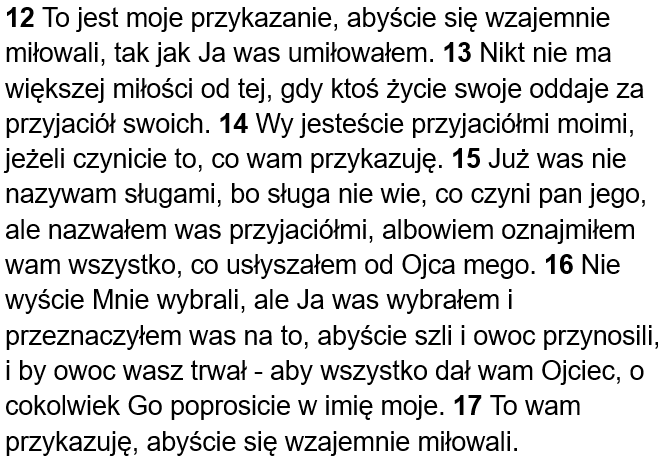
#> input picture utils/tests/arial/J1512.png, 665 x 458 px, given in place of lower_a.png, which was not available
$ python ex2.py
#> lines starting #> are read from the running program, lines starting #| are printed output that depends on the picture; pictures that were not available may be replaced by others from this repository, and a replacement may not be noted
### src/main.py
import cv2 as cv
import numpy as np
import numpy.fft as npfft
class Char:
  """
  A class that represents a character

  Attributes
  ----------
  name: str
    name of the corresponding file in /utils/chars/{fontname}/
  path: str
    path to said file
  pixel_pattern: list[list[int]]
    values of pixels in the image
  locations: list[list[int, int, float]]
    coordinates and score of found pattern
  threshold: float
    threshold under it can be said pattern was found

  Methods
  -------
  find_locations(self, data_path, rotate)
    prepares self.locations

  draw(self, data_path, new_window = False)
    saves image of found locations to /utils/found_locations, can be shown in a pop-up window
  """
  def __init__(self, name, path, threshold, rep):
    self.name = name
    self.rep = rep
    self.pixel_pattern = image_to_array(path)
    self.locations = []
    self.threshold = threshold
  def __repr__(self):
    return self.rep
  def find_locations(self, data_path, rotate):
    """
    Loads data image and then uses DFT to assign found locations of a character

    Args:
      data_path (str): path to an image
      rotate (float): how much should the image be rotated
    Returns:
      out (list[list[int, int, float]]]): coordinates and score of found pattern
    """
    data_pixels = image_to_array(data_path, rotate)
    pattern_shape = self.pixel_pattern.shape
    pattern_pixels = pad_pattern(data_pixels.shape, self.pixel_pattern)

    fft_data = npfft.fft2(data_pixels)
    fft_pattern = npfft.fft2(np.flipud(np.fliplr(pattern_pixels)))

    result = npfft.ifft2(fft_data * fft_pattern).real
    matches = np.where(result/np.max(result) >= self.threshold)

    pairs = tuple(zip(*matches))
    h, w = data_pixels.shape
    for y, x in pairs:
      x_center = x + int(pattern_shape[1] / 2)
      y_center = y + int(pattern_shape[0] / 2)
      if 0 <= y_center < h and 0 <= x_center < w:
          self.locations.append((x_center, y_center, result[y][x]))

  def draw(self, data_path, new_window = False):
    image = cv.imread(data_path)
    for x, y, _ in self.locations:
      image = cv.circle(image, (x, y), radius=3, color=(0, 0, 255), thickness=-1)
    cv.imwrite("utils/found_locations/" + self.name + ".png", image)
    if new_window:
      cv.imshow("utils/found_locations/" + self.name + ".png", image)
      cv.waitKey(0)
      cv.destroyWindow("utils/found_locations/" + self.name + ".png")


def image_to_array(path, rotate=0, shift = True):
  """
  Make a grayscale array from the path to an image

  Args:
    path (str): path to an image
    shift (bool): should colors be inverted
  Returns:
    out (list[list[int]]): a 2D array that contains grayscale value of each pixel
  """

  img = cv.imread(path, cv.IMREAD_GRAYSCALE)

  #noise removal
  img = cv.adaptiveThreshold(img, 255, cv.ADAPTIVE_THRESH_GAUSSIAN_C,
                            cv.THRESH_BINARY, blockSize=11, C=2)

  #background to black
  if shift:
      img = 255 - img

  img = img.astype(np.float64)

  #rotation
  if rotate != 0:
      angle = np.degrees(rotate)
      h, w = img.shape
      center = (w // 2, h // 2)
      rot_matrix = cv.getRotationMatrix2D(center, angle, 1.0)
      img = cv.warpAffine(img, rot_matrix, (w, h), flags=cv.INTER_LINEAR, borderValue=255)

  return img

def pad_pattern(shape, pattern):
  """
  Add 0 padding to pattern array to match shape of data

  Args:
    shape (tuple[int, int]): shape of data
    pattern (list[list[int]]): a 2D array that contains grayscale value of each pixel in pattern
  Returns:
    out (list[list[int]]): a 2D array that contains grayscale value of each pixel
  """
  ph, pw = pattern.shape
  sh, sw = shape

  # Resize pattern if it's too large
  if ph > sh or pw > sw:
      scale_y = min(1.0, sh / ph)
      scale_x = min(1.0, sw / pw)
      scale = min(scale_y, scale_x)
      new_size = (int(pw * scale), int(ph * scale))
      pattern = cv.resize(pattern, new_size, interpolation=cv.INTER_AREA)
      ph, pw = pattern.shape

  result = np.zeros(shape)
  result[:ph, :pw] = pattern
  return result

# [8 lines left out: function count_chars, not called in this run]

def main(path, fontname="arial", chars = ["lower", "special"], rotate = 0):
  def init_chars(path = path, chars = chars, rotate = rotate):
    """
    Prepare an array of class Char elements

    Args:

    Returns:
      out (list[Char]): an array of class Char elements with found locations ready
    """
    lower_chars = {
      'lower_a': (0.9, "a"),
      'lower_b': (0.9, "b"),
      'lower_c': (0.85, "c"),
      'lower_d': (0.9, "d"),
      'lower_e': (0.8, "e"),
      'lower_f': (0.9, "f"),
      'lower_g': (0.9, "g"),
      'lower_h': (0.99, "h"),
      'lower_i': (0.999, "i"),
      'lower_j': (0.9, "j"),
      'lower_k': (0.9, "k"),
      'lower_l': (0.999, "l"),
      'lower_m': (0.9, "m"),
      'lower_n': (0.95, "n"),
      'lower_o': (0.85, "o"),
      'lower_p': (0.9, "p"),
      'lower_q': (0.9, "q"),
      'lower_r': (0.999, "r"),
      'lower_s': (0.85, "s"),
      'lower_t': (0.87, "t"),
      'lower_u': (0.8, "u"),
      'lower_v': (0.9, "v"),
      'lower_w': (0.85, "w"),
      'lower_x': (0.9, "x"),
      'lower_y': (0.8, "y"),
      'lower_z': (0.9, "z")
    }

    # for scanning polish text its better to exclude these
    if "polish" in chars:
      lower_chars.pop("lower_x")
      lower_chars.pop("lower_v")
      lower_chars.pop("lower_q")

    special = {
      "comma": (1, ","),
      "dot": (1, "."),
      "exclamation_mark": (0.9, "!"),
      "question_mark": (0.9, "?"),
      "0": (0.9, "0"),
      "1": (0.9, "1"),
      "2": (0.9, "2"),
      "3": (0.9, "3"),
      "4": (0.9, "4"),
      "5": (0.9, "5"),
      "6": (0.9, "6"),
      "7": (0.9, "7"),
      "8": (0.9, "8"),
      "9": (0.9, "9"),
    }

    characters = []
    if "lower" in chars:
      for name, (a, rep) in list(lower_chars.items()):
        character = Char(name, f"utils/characters/{fontname}/{name}.png", a, rep)
#> in image_to_array, img is the input picture: shape (458, 665); min 0, max 255, mean 217.2
#> in image_to_array, `img = cv.adaptiveThreshold(img, 255, cv.ADAPTIVE_THRESH_GAUSSIAN_C, cv..`:
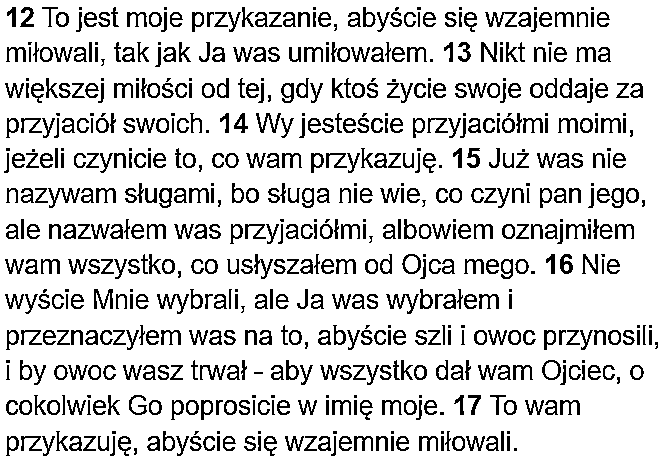
#> img: shape (458, 665); 84.1% white; black in thin lines or dots
#> in image_to_array, `img = 255 - img`: img: shape (458, 665); 15.9% white in thin lines or dots
#> in image_to_array, `img = img.astype(np.float64)`: img: shape (458, 665) float64; 15.9% white in thin lines or dots
        character.find_locations(path, rotate)
#> in find_locations, `result = npfft.ifft2(fft_data * fft_pattern).real`:
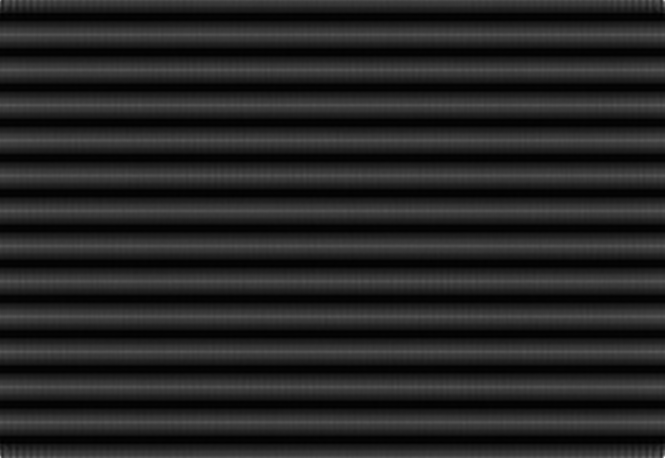
#> result: shape (458, 665) float64; min 57872250, max 3.15e+09, mean 501309903.2; drawn with min black and max white
#> in find_locations, `matches = np.where(result/np.max(result) >= self.threshold)`: matches = ([457], [664])
#> in find_locations, `pairs = tuple(zip(*matches))`: pairs = ((457, 664),)
#> the loop in find_locations, `for y, x in pairs:` made 1 pass
#> (y, x, x_center, y_center) on pass 1: (457, 664, 996, 686)
#> after the loop in find_locations, `for y, x in pairs:`: self.locations = []
        characters.append(character)
        character.draw(path, False)
#> pass 2 of the loop in init_chars, `for name, (a, rep) in list(lower_chars.items()):`:
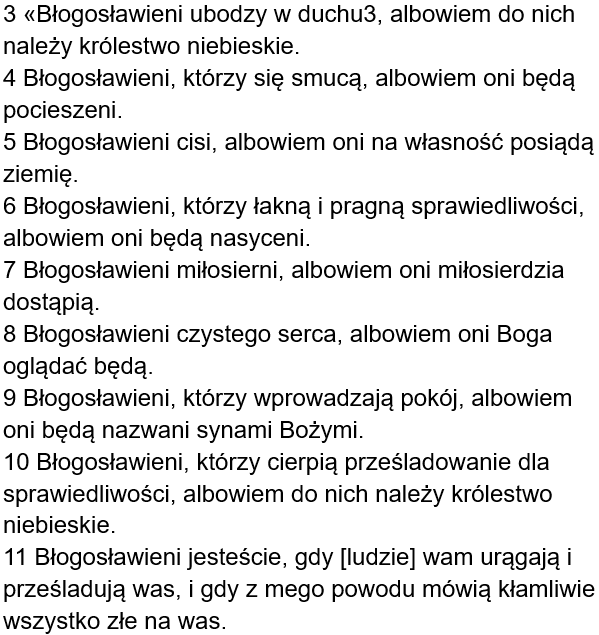
#> input picture utils/tests/arial/Mt5.png, 599 x 635 px, given in place of lower_b.png, which was not available
#> in image_to_array, img is the input picture: shape (635, 599); min 0, max 255, mean 227.4
#> in find_locations (call 2), `result = npfft.ifft2(fft_data * fft_pattern).real`:
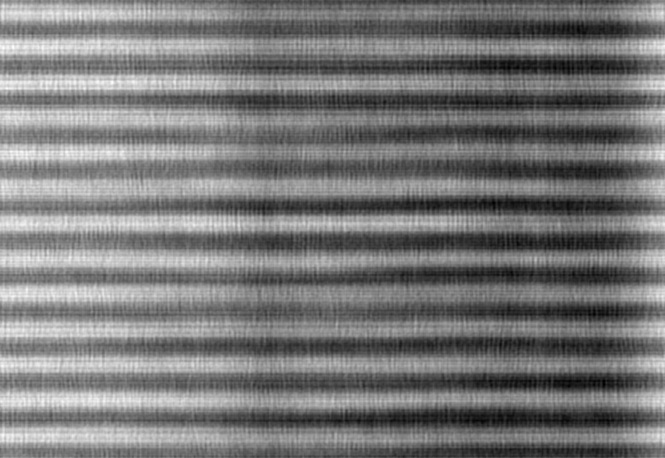
#> result: shape (458, 665) float64; min 186403941.2, max 315785095.7, mean 247207172.6; drawn with min black and max white
#> matches = 23848 positions, rows 4 to 442, columns 0 to 664
#> pairs = 23848 items
#> the loop in find_locations (call 2), `for y, x in pairs:` made 23848 passes
#> (y, x, x_center, y_center) on passes 1 to 3: (4, 2, 301, 321), (4, 3, 302, 321), (5, 2, 301, 322)
#> after the loop in find_locations (call 2), `for y, x in pairs:`: self.locations = 6779 items, first 6: (301, 321, 284989034.5), (302, 321, 289980332.4), (301, 322, 294037992.5), (302, 322, 298731019.6), (303, 322, 289978200.4), (305, 322, 285392905.1)
#> the loop in draw (call 2), `for x, y, _ in self.locations:` made 6779 passes
#> (x, y) on passes 1 to 3: (301, 321), (302, 321), (301, 322)
#> after the loop in draw (call 2), `for x, y, _ in self.locations:`:
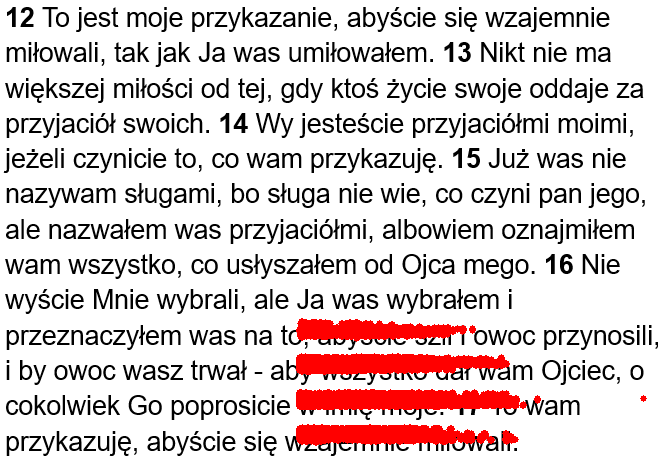
#> image: shape (458, 665, 3); mean B, G, R 207.5, 207.5, 219.4

    if "special" in chars:
      for name, (a, rep) in list(special.items()):
        character = Char(name, f"utils/characters/{fontname}/{name}.png", a, rep)
        character.find_locations(path, rotate)
        characters.append(character)
        character.draw(path, False)

    return characters

  # [70 lines left out: functions char_locations_to_string, write_results_to_file, not called in this run]

  characters = init_chars()
  all_locations = sorted(((*location, character.rep) for character in characters for location in character.locations), key= lambda x: x[2], reverse=True)
  res = char_locations_to_string(all_locations, *(image_to_array(path, rotate).shape), 5, 9, 9, 0.1)
  write_results_to_file(path, fontname, res)

### examples/ex2.py
import sys
import os

sys.path.append(os.path.abspath(os.path.join(os.path.dirname(__file__), "..")))

from src.main import main

if __name__ == "__main__":
    font = "arial"
    name = "J1512"
#> (the run stopped early here; a loop or call above may not have finished)
